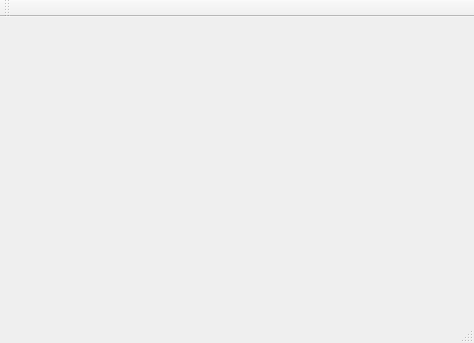
<?xml version="1.0" encoding="UTF-8"?>
<ui version="4.0">
 <class>MainWindow</class>
 <widget class="QMainWindow" name="MainWindow">
  <property name="geometry">
   <rect>
    <x>0</x>
    <y>0</y>
    <width>474</width>
    <height>343</height>
   </rect>
  </property>
  <property name="windowTitle">
   <string>MainWindow</string>
  </property>
  <widget class="QWidget" name="centralWidget">
   <layout class="QGridLayout" name="gridLayout">
    <property name="leftMargin">
     <number>0</number>
    </property>
    <property name="topMargin">
     <number>0</number>
    </property>
    <property name="rightMargin">
     <number>0</number>
    </property>
    <property name="bottomMargin">
     <number>0</number>
    </property>
    <property name="horizontalSpacing">
     <number>0</number>
    </property>
    <item row="0" column="0">
     <widget class="UsageWidget" name="cpuwidget" native="true"/>
    </item>
   </layout>
  </widget>
  <widget class="QMenuBar" name="menuBar">
   <property name="geometry">
    <rect>
     <x>0</x>
     <y>0</y>
     <width>474</width>
     <height>22</height>
    </rect>
   </property>
  </widget>
  <widget class="QToolBar" name="mainToolBar">
   <attribute name="toolBarArea">
    <enum>TopToolBarArea</enum>
   </attribute>
   <attribute name="toolBarBreak">
    <bool>false</bool>
   </attribute>
  </widget>
  <widget class="QStatusBar" name="statusBar"/>
 </widget>
 <layoutdefault spacing="6" margin="11"/>
 <customwidgets>
  <customwidget>
   <class>UsageWidget</class>
   <extends>QWidget</extends>
   <header>usagewidget.h</header>
   <container>1</container>
  </customwidget>
 </customwidgets>
 <resources/>
 <connections/>
</ui>
